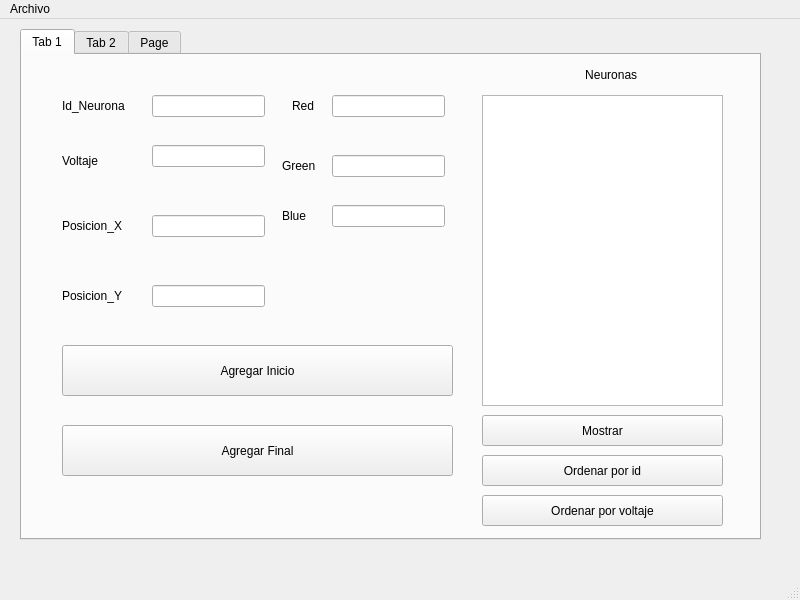
<?xml version="1.0" encoding="UTF-8"?>
<ui version="4.0">
 <class>MainWindow</class>
 <widget class="QMainWindow" name="MainWindow">
  <property name="geometry">
   <rect>
    <x>0</x>
    <y>0</y>
    <width>800</width>
    <height>600</height>
   </rect>
  </property>
  <property name="windowTitle">
   <string>MainWindow</string>
  </property>
  <widget class="QWidget" name="centralwidget">
   <widget class="QTabWidget" name="tabWidget">
    <property name="geometry">
     <rect>
      <x>20</x>
      <y>10</y>
      <width>741</width>
      <height>511</height>
     </rect>
    </property>
    <property name="currentIndex">
     <number>0</number>
    </property>
    <widget class="QWidget" name="tab">
     <attribute name="title">
      <string>Tab 1</string>
     </attribute>
     <widget class="QPushButton" name="pushButton_3">
      <property name="geometry">
       <rect>
        <x>40</x>
        <y>370</y>
        <width>391</width>
        <height>51</height>
       </rect>
      </property>
      <property name="text">
       <string>Agregar Final</string>
      </property>
     </widget>
     <widget class="QLabel" name="label_7">
      <property name="geometry">
       <rect>
        <x>270</x>
        <y>30</y>
        <width>71</width>
        <height>41</height>
       </rect>
      </property>
      <property name="text">
       <string>Red</string>
      </property>
     </widget>
     <widget class="QLabel" name="label_2">
      <property name="geometry">
       <rect>
        <x>40</x>
        <y>90</y>
        <width>61</width>
        <height>31</height>
       </rect>
      </property>
      <property name="text">
       <string>Voltaje</string>
      </property>
     </widget>
     <widget class="QLineEdit" name="lineEdit_3">
      <property name="geometry">
       <rect>
        <x>130</x>
        <y>160</y>
        <width>113</width>
        <height>22</height>
       </rect>
      </property>
     </widget>
     <widget class="QLabel" name="label_3">
      <property name="geometry">
       <rect>
        <x>40</x>
        <y>220</y>
        <width>71</width>
        <height>41</height>
       </rect>
      </property>
      <property name="text">
       <string>Posicion_Y</string>
      </property>
     </widget>
     <widget class="QLineEdit" name="lineEdit">
      <property name="geometry">
       <rect>
        <x>130</x>
        <y>40</y>
        <width>113</width>
        <height>22</height>
       </rect>
      </property>
     </widget>
     <widget class="QLineEdit" name="lineEdit_5">
      <property name="geometry">
       <rect>
        <x>310</x>
        <y>40</y>
        <width>113</width>
        <height>22</height>
       </rect>
      </property>
     </widget>
     <widget class="QLabel" name="label">
      <property name="geometry">
       <rect>
        <x>40</x>
        <y>30</y>
        <width>81</width>
        <height>41</height>
       </rect>
      </property>
      <property name="text">
       <string>Id_Neurona</string>
      </property>
     </widget>
     <widget class="QLineEdit" name="lineEdit_7">
      <property name="geometry">
       <rect>
        <x>310</x>
        <y>150</y>
        <width>113</width>
        <height>22</height>
       </rect>
      </property>
     </widget>
     <widget class="QLabel" name="label_5">
      <property name="geometry">
       <rect>
        <x>260</x>
        <y>140</y>
        <width>61</width>
        <height>41</height>
       </rect>
      </property>
      <property name="text">
       <string>Blue</string>
      </property>
     </widget>
     <widget class="QPlainTextEdit" name="plainTextEdit">
      <property name="geometry">
       <rect>
        <x>460</x>
        <y>40</y>
        <width>241</width>
        <height>311</height>
       </rect>
      </property>
     </widget>
     <widget class="QLineEdit" name="lineEdit_2">
      <property name="geometry">
       <rect>
        <x>130</x>
        <y>90</y>
        <width>113</width>
        <height>22</height>
       </rect>
      </property>
     </widget>
     <widget class="QPushButton" name="pushButton_2">
      <property name="geometry">
       <rect>
        <x>40</x>
        <y>290</y>
        <width>391</width>
        <height>51</height>
       </rect>
      </property>
      <property name="text">
       <string>Agregar Inicio</string>
      </property>
     </widget>
     <widget class="QLineEdit" name="lineEdit_6">
      <property name="geometry">
       <rect>
        <x>310</x>
        <y>100</y>
        <width>113</width>
        <height>22</height>
       </rect>
      </property>
     </widget>
     <widget class="QPushButton" name="pushButton">
      <property name="geometry">
       <rect>
        <x>460</x>
        <y>360</y>
        <width>241</width>
        <height>31</height>
       </rect>
      </property>
      <property name="text">
       <string>Mostrar</string>
      </property>
     </widget>
     <widget class="QLineEdit" name="lineEdit_4">
      <property name="geometry">
       <rect>
        <x>130</x>
        <y>230</y>
        <width>113</width>
        <height>22</height>
       </rect>
      </property>
     </widget>
     <widget class="QLabel" name="label_6">
      <property name="geometry">
       <rect>
        <x>260</x>
        <y>90</y>
        <width>71</width>
        <height>41</height>
       </rect>
      </property>
      <property name="text">
       <string>Green</string>
      </property>
     </widget>
     <widget class="QLabel" name="label_8">
      <property name="geometry">
       <rect>
        <x>40</x>
        <y>150</y>
        <width>71</width>
        <height>41</height>
       </rect>
      </property>
      <property name="text">
       <string>Posicion_X</string>
      </property>
     </widget>
     <widget class="QLabel" name="label_4">
      <property name="geometry">
       <rect>
        <x>460</x>
        <y>10</y>
        <width>241</width>
        <height>20</height>
       </rect>
      </property>
      <property name="text">
       <string>                               Neuronas</string>
      </property>
     </widget>
     <widget class="QPushButton" name="pushButton_6">
      <property name="geometry">
       <rect>
        <x>460</x>
        <y>400</y>
        <width>241</width>
        <height>31</height>
       </rect>
      </property>
      <property name="text">
       <string>Ordenar por id</string>
      </property>
     </widget>
     <widget class="QPushButton" name="pushButton_7">
      <property name="geometry">
       <rect>
        <x>460</x>
        <y>440</y>
        <width>241</width>
        <height>31</height>
       </rect>
      </property>
      <property name="text">
       <string>Ordenar por voltaje</string>
      </property>
     </widget>
    </widget>
    <widget class="QWidget" name="tab_2">
     <attribute name="title">
      <string>Tab 2</string>
     </attribute>
     <widget class="QLineEdit" name="lineEdit_8">
      <property name="geometry">
       <rect>
        <x>20</x>
        <y>30</y>
        <width>151</width>
        <height>21</height>
       </rect>
      </property>
     </widget>
     <widget class="QPushButton" name="pushButton_4">
      <property name="geometry">
       <rect>
        <x>200</x>
        <y>20</y>
        <width>141</width>
        <height>41</height>
       </rect>
      </property>
      <property name="text">
       <string>Buscar</string>
      </property>
     </widget>
     <widget class="QTableWidget" name="tableWidget">
      <property name="geometry">
       <rect>
        <x>20</x>
        <y>80</y>
        <width>661</width>
        <height>341</height>
       </rect>
      </property>
     </widget>
    </widget>
    <widget class="QWidget" name="tab_3">
     <attribute name="title">
      <string>Page</string>
     </attribute>
     <widget class="QGraphicsView" name="graphicsView">
      <property name="geometry">
       <rect>
        <x>40</x>
        <y>50</y>
        <width>591</width>
        <height>331</height>
       </rect>
      </property>
     </widget>
     <widget class="QPushButton" name="pushButton_5">
      <property name="geometry">
       <rect>
        <x>280</x>
        <y>400</y>
        <width>121</width>
        <height>51</height>
       </rect>
      </property>
      <property name="text">
       <string>Mostrar</string>
      </property>
     </widget>
    </widget>
   </widget>
  </widget>
  <widget class="QMenuBar" name="menubar">
   <property name="geometry">
    <rect>
     <x>0</x>
     <y>0</y>
     <width>800</width>
     <height>21</height>
    </rect>
   </property>
   <widget class="QMenu" name="menuArchivo">
    <property name="title">
     <string>Archivo</string>
    </property>
    <addaction name="actionOpen"/>
    <addaction name="actionSave"/>
   </widget>
   <addaction name="menuArchivo"/>
  </widget>
  <widget class="QStatusBar" name="statusbar"/>
  <action name="actionOpen">
   <property name="text">
    <string>Open</string>
   </property>
  </action>
  <action name="actionSave">
   <property name="text">
    <string>Save</string>
   </property>
  </action>
 </widget>
 <resources/>
 <connections/>
</ui>
